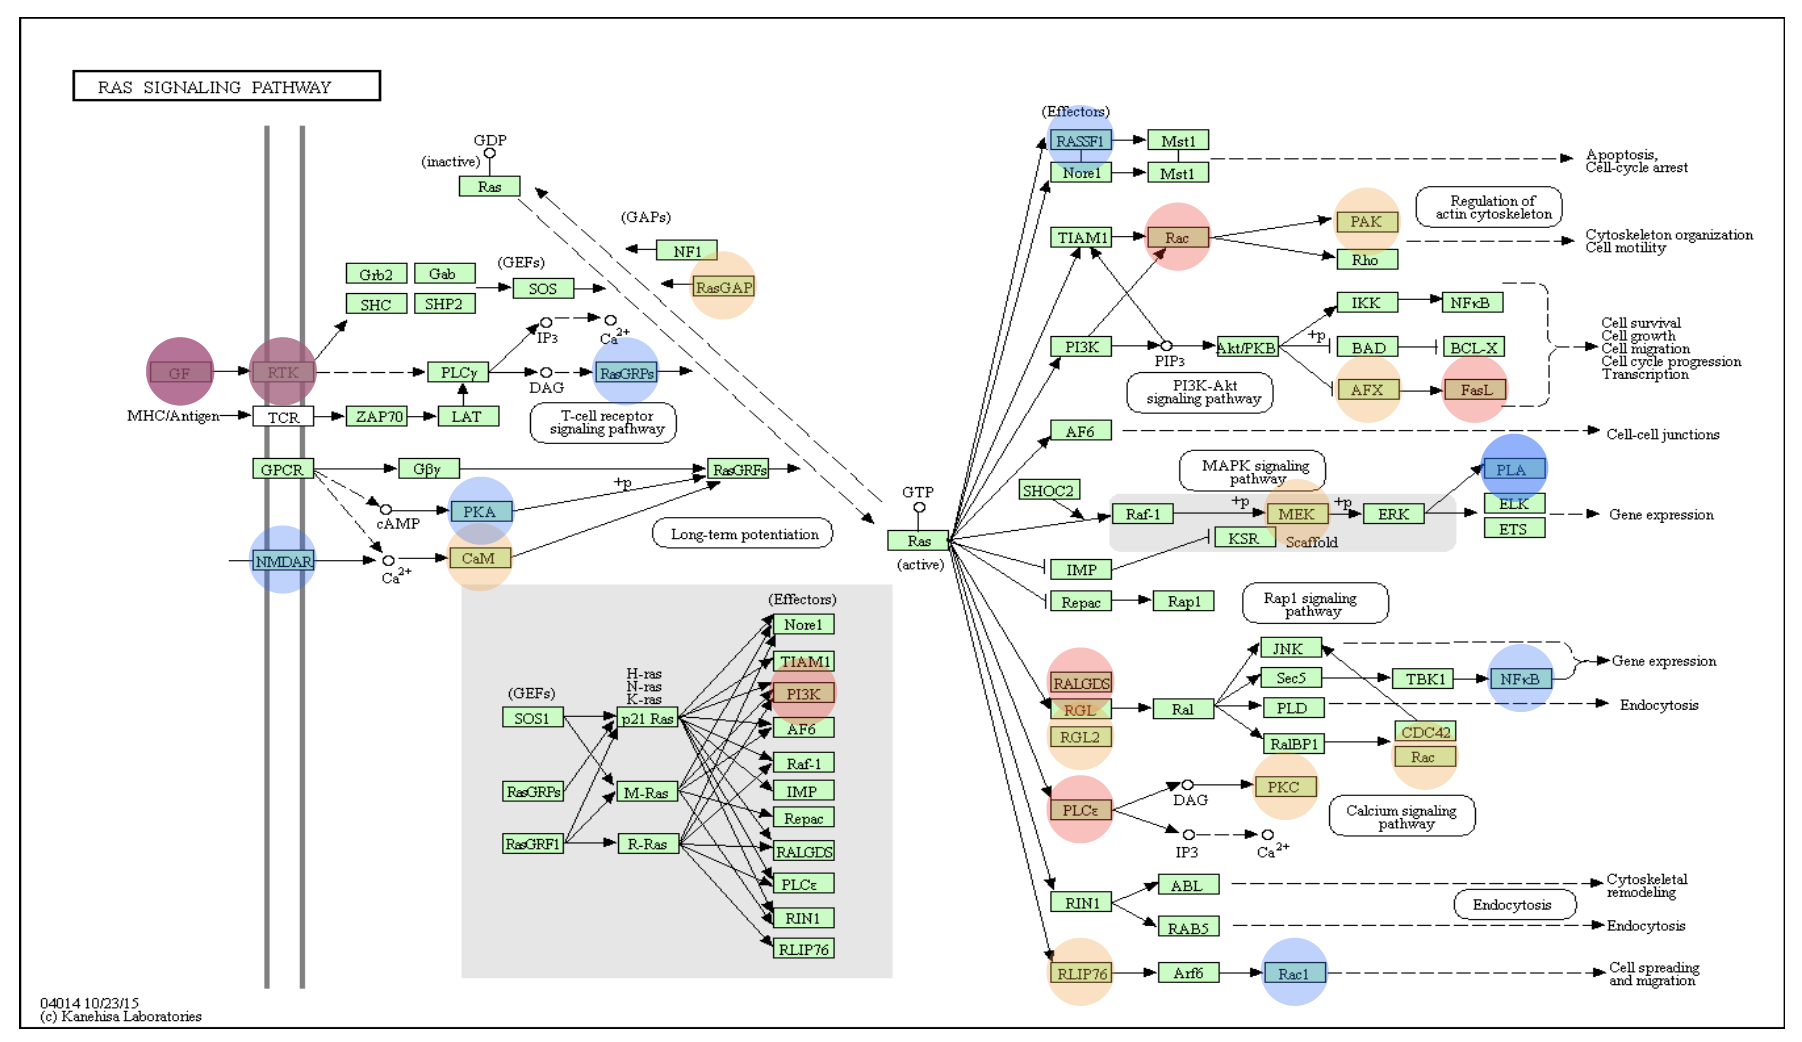

Reproduce this figure in R.
rm(list=ls());

library(OmicPath);

cols  <- rainbow(10, alpha=0.3)[c(1,2,7)]

pid <- "hsa04014";
pdf("02do_KEGGplot.pdf", 12, 8);

## it will return gene coordinates.
out <- KEGGplot(pid=pid, Taxonomy="hs", plot=T);

set.seed(1234);
## random select some genes and plot
out.i <- sample(1:nrow(out), 30);
x     <- as.numeric(out[out.i,2]);
y     <- as.numeric(out[out.i,3]);
points(x, y, cex=5, col=cols, pch=19);

dev.off();
